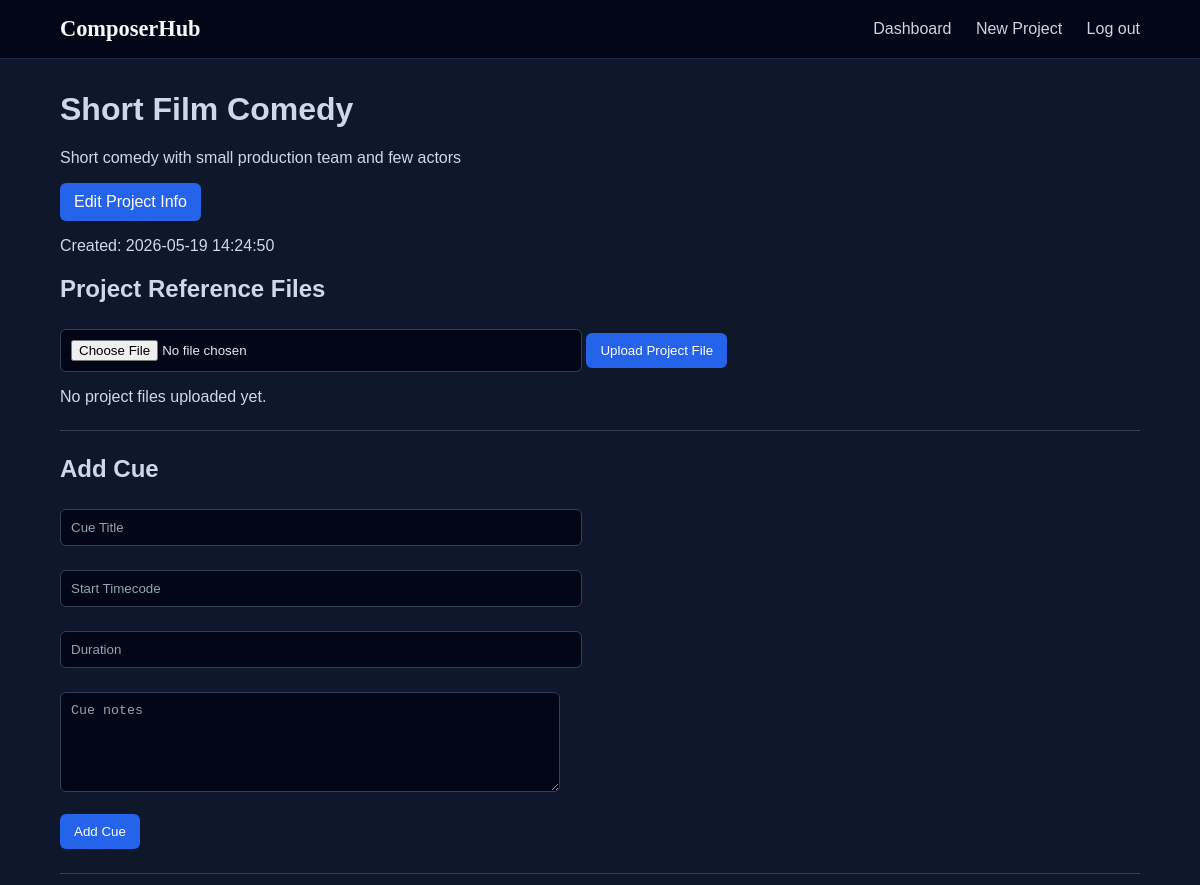
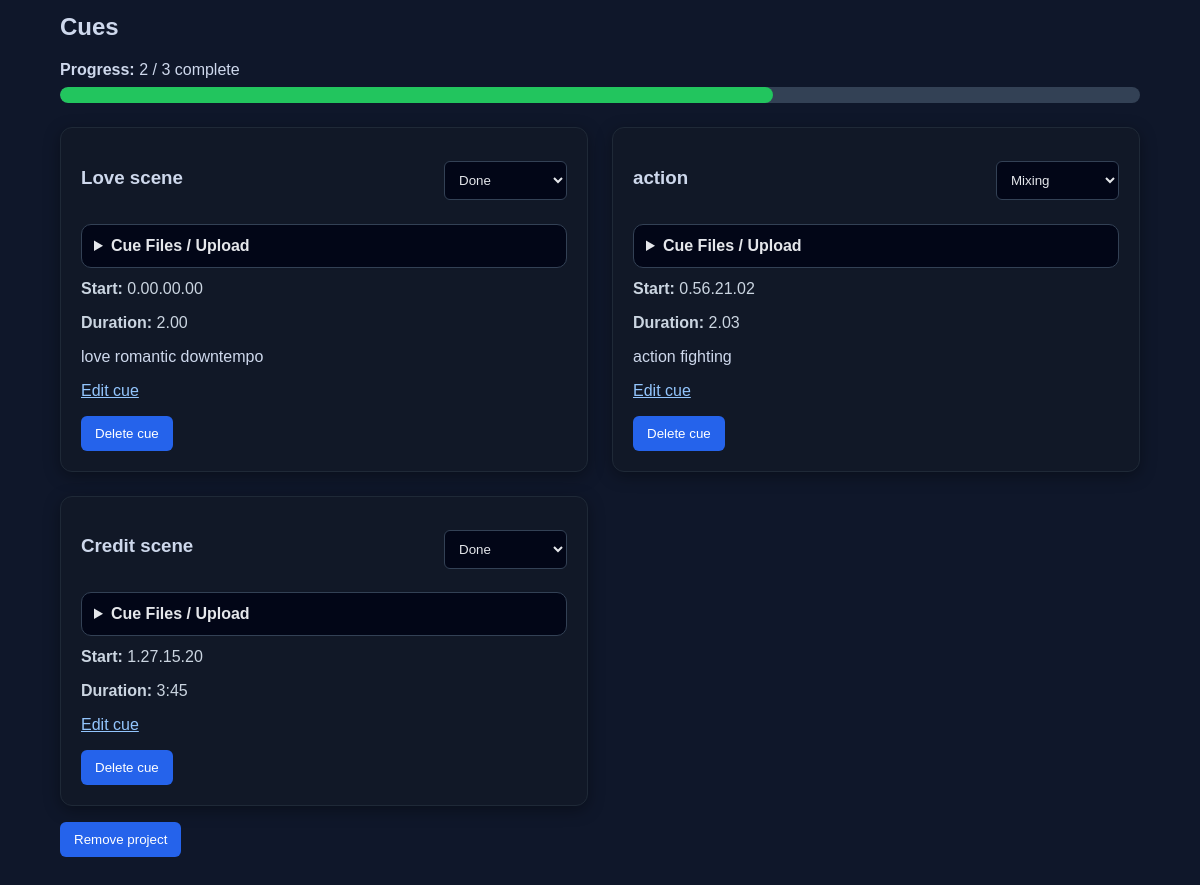
/project/3 (signed in), run on the app's committed database (2 pictures, top to bottom).
### tables this page shows
CREATE TABLE projects (
    id INTEGER PRIMARY KEY AUTOINCREMENT,
    user_id INTEGER NOT NULL,
    title TEXT NOT NULL,
    description TEXT,
    created_at TIMESTAMP DEFAULT CURRENT_TIMESTAMP,
    FOREIGN KEY(user_id) REFERENCES users(id)
);

CREATE TABLE cues (
    id INTEGER PRIMARY KEY AUTOINCREMENT,
    project_id INTEGER NOT NULL,
    title TEXT NOT NULL,
    status TEXT DEFAULT 'Sketching',
    duration TEXT,
    notes TEXT,
    created_at TIMESTAMP DEFAULT CURRENT_TIMESTAMP, start_timecode TEXT,
    FOREIGN KEY(project_id) REFERENCES projects(id)
);

### app.py (the view)
@app.route("/project/<int:project_id>")
def project(project_id):
    if "user_id" not in session:
        return redirect("/login")
    conn = get_db_connection()
    project = conn.execute(
        "SELECT * FROM projects WHERE id = ? AND user_id = ?",
        (project_id, session["user_id"])
    ).fetchone()
    if project is None:
        conn.close()
        flash("Project not found")
        return redirect("/dashboard")
    cues = conn.execute(
        """
        SELECT * FROM cues
        WHERE project_id = ?
        ORDER BY start_timecode ASC
        """,
        (project_id,)
    ).fetchall()
    total_cues = len(cues)
    done_cues = sum(1 for cue in cues if cue["status"] == "Done")
    if total_cues > 0:
        progress_percent = int((done_cues / total_cues) * 100)
    else:
        progress_percent = 0
    project_files = conn.execute(
        "SELECT * FROM files WHERE project_id = ? AND cue_id IS NULL ORDER BY uploaded_at DESC",
        (project_id,)
    ).fetchall()
    cue_files = conn.execute(
        "SELECT * FROM files WHERE project_id = ? AND cue_id IS NOT NULL ORDER BY uploaded_at DESC",
        (project_id,)
    ).fetchall()
    conn.close()
    return render_template(
    "project.html",
    project=project,
    cues=cues,
    project_files=project_files,
    cue_files=cue_files,
    total_cues=total_cues,
    done_cues=done_cues,
    progress_percent=progress_percent
)

### app.py (called while the page is built)
def get_db_connection():
    conn = sqlite3.connect("composerhub.db")
    conn.row_factory = sqlite3.Row
    return conn

### templates/project.html (shortened to what this page needs)
{% extends "layout.html" %}
{% block main %}
    <h1>{{ project["title"] }}</h1>
<p>{{ project["description"] }}</p>
<p>
    <a class="button" href="/project/{{ project['id'] }}/edit">
        Edit Project Info
    </a>
</p>
    <p>Created: {{ project["created_at"] }}</p>
    <h2>Project Reference Files</h2>
    <form action="/project/{{ project['id'] }}/upload" method="post" enctype="multipart/form-data">
        <input type="file" name="file">
        <button type="submit">Upload Project File</button>
    </form>
    {% if project_files %}
        {% for file in project_files %}
            <div>
                <h4>{{ file["original_filename"] }}</h4>
                {% if file["file_type"] in ["mp3", "wav", "m4a", "flac", "aiff"] %}
                    <audio controls>
                        <source src="/uploads/{{ file['stored_filename'] }}">
                        Your browser does not support audio playback.
                    </audio>
                {% elif file["file_type"] in ["mp4", "mov", "avi", "mkv"] %}
                    <video width="500" controls>
                        <source src="/uploads/{{ file['stored_filename'] }}">
                        Your browser does not support video playback.
                    </video>
                {% elif file["file_type"] == "pdf" %}
                    <iframe
                        src="/uploads/{{ file['stored_filename'] }}"
                        width="700"
                        height="500">
                    </iframe>
                {% elif file["file_type"] == "txt" %}
                    <iframe
                        src="/uploads/{{ file['stored_filename'] }}"
                        width="700"
                        height="300">
                    </iframe>
                {% else %}
                    <a href="/uploads/{{ file['stored_filename'] }}" target="_blank">
                        Open file
                    </a>
                {% endif %}
                <form action="/file/{{ file['id'] }}/delete" method="post">
                    <button
                        type="submit"
                        onclick="return confirm('Are you sure you want to delete this file?')">
                        Delete file
                    </button>
                </form>
            </div>
            <hr>
        {% endfor %}
    {% else %}
        <p>No project files uploaded yet.</p>
    {% endif %}
    <hr>
    <h2>Add Cue</h2>
    <form action="/project/{{ project['id'] }}/add_cue" method="post">
        <input name="title" autocomplete="off" placeholder="Cue Title" type="text">
        <br><br>
        <input name="start_timecode" autocomplete="off" placeholder="Start Timecode" type="text">
        <br><br>
        <input name="duration" autocomplete="off" placeholder="Duration" type="text">
        <br><br>
        <textarea name="notes" autocomplete="off" placeholder="Cue notes"></textarea>
        <br><br>
        <button type="submit">Add Cue</button>
    </form>
    <hr>
    <h2>Cues</h2>
    <div class="progress-section">
        <div class="progress-label">
            <strong>Progress:</strong> {{ done_cues }} / {{ total_cues }} complete
        </div>
        <div class="progress-bar">
            <div
                class="progress-fill"
                style="width: {{ progress_percent }}%"
            ></div>
        </div>
    </div>
{% if cues %}
    <div class="cue-grid">
        {% for cue in cues %}
            <div class="cue-card">
                <div class="cue-header">
                    <h3>{{ cue["title"] }}</h3>
                    <form class="status-form">
                        <select data-cue-id="{{ cue['id'] }}" onchange="updateCueStatus(this)">
                            <option value="Mixing" {% if cue["status"] == "Mixing" %}selected{% endif %}>Mixing</option>
                            <option value="Done" {% if cue["status"] == "Done" %}selected{% endif %}>Done</option>
                        </select>
                    </form>
                </div>
                <details class="cue-files">
                    <summary>Cue Files / Upload</summary>
                </details>
                <div class="cue-meta">
                    <strong>Start:</strong> {{ cue["start_timecode"] }}
                    <p>
                    <strong>Duration:</strong> {{ cue["duration"] }}
                </div>
                <p>{{ cue["notes"] }}</p>
                <p>
                    <a href="/cue/{{ cue['id'] }}/edit">Edit cue</a>
                </p>
                <form
                    action="/cue/{{ cue['id'] }}/delete"
                    method="post"
                    data-title="{{ cue['title'] }}"
                    onsubmit="return confirmCueDelete(this);"
                >
                    <button type="submit">Delete cue</button>
                </form>
            </div>
        {% endfor %}
    </div>
{% else %}
    <p>No cues yet.</p>
{% endif %}
<p>
    <form
        action="/project/{{ project['id'] }}/delete"
        method="post"
        data-title="{{ project['title'] }}"
        onsubmit="return confirmProjectDelete(this);"
    >
    <button type="submit">Remove project</button>
</form>
</p>
{% endblock %}

### templates/layout.html (shortened to what this page needs)
<!DOCTYPE html>
<html lang="en">
<head>
    <link rel="stylesheet" href="/static/styles.css">
</head>
<body>
    <header class="site-header">
        <div class="header-container">
            {% if session["user_id"] %}
                <a class="logo" href="/dashboard">ComposerHub</a>
            {% else %}
                <a class="logo" href="/">ComposerHub</a>
            {% endif %}
            <nav>
                {% if session["user_id"] %}
                    <a href="/dashboard">Dashboard</a>
                    <a href="/new_project">New Project</a>
                    <a href="/logout">Log out</a>
                {% else %}
                    <a href="/">Home</a>
                    <a href="/login">Log in</a>
                    <a href="/register">Register</a>
                {% endif %}
            </nav>
        </div>
    </header>
    <main class="page-container">
        {% block main %}
        {% endblock %}
    </main>
</body>
</html>

### static/styles.css (style rules this page uses)
body { margin: 0; font-family: Arial, Helvetica, sans-serif; background: #0f172a; color: #ced8ec; }
.site-header { background: #020617; color: #e5e7eb; border-bottom: 1px solid #1e293b; padding: 16px 0; }
.header-container { width: 90%; max-width: 1100px; margin: 0 auto; display: flex; justify-content: space-between; align-items: center; }
.logo { color: #f8fafc; font-family: 'Charter', serif; font-size: 1.4rem; font-weight: bold; text-decoration: none; }
nav a { color: #cbd5e1; text-decoration: none; margin-left: 20px; }
.page-container { width: 90%; max-width: 1100px; margin: 32px auto; }
.card, .cue-card, .flash-box { background: #111827; border: 1px solid #1f2937; border-radius: 12px; padding: 20px; box-shadow: 0 4px 16px rgba(0, 0, 0, 0.35); }
.button, button { display: inline-block; background: #2563eb; color: white; padding: 10px 14px; border-radius: 6px; border: none; text-decoration: none; cursor: pointer; transition: background 0.2s ease; }
input, textarea, select { width: 100%; max-width: 500px; padding: 10px; margin-top: 6px; background: #020617; color: #e5e7eb; border: 1px solid #334155; border-radius: 6px; }
input::placeholder, textarea::placeholder { color: #94a3b8; }
textarea { min-height: 100px; width: 100%; box-sizing: border-box; }
.cue-grid { display: grid; grid-template-columns: repeat(2, minmax(0, 1fr)); gap: 24px; margin-top: 24px; align-items: start; }
.cue-header { display: flex; justify-content: space-between; align-items: center; gap: 20px; }
.cue-meta { margin: 12px 0; color: #cbd5e1; }
.cue-files { margin-top: 16px; padding: 12px; border: 1px solid #334155; border-radius: 10px; background: #020617; }
.cue-files summary { cursor: pointer; font-weight: 700; color: #e5e7eb; }
.progress-section { margin: 20px 0; }
.progress-label { margin-bottom: 8px; }
.progress-bar { width: 100%; height: 16px; background: #334155; border-radius: 999px; overflow: hidden; }
.progress-fill { height: 100%; background: #22c55e; border-radius: 999px; }
hr { border: none; border-top: 1px solid #334155; margin: 24px 0; }
a { color: #93c5fd; }

### data on the page
projects: title "Short Film Comedy", description "Short comedy with small production team and few actors", created_at "2026-05-19 14:24:50"
cues: title "Love scene", status+id "Done", start_timecode "0.00.00.00", duration "2.00", notes "love romantic downtempo"
cues: title "action", status+id "Mixing", start_timecode "0.56.21.02", duration "2.03", notes "action fighting"
cues: title "Credit scene", status+id "Done", start_timecode "1.27.15.20", duration "3:45"

### other printed values
{{ done_cues }} "2"
{{ total_cues }} "3"
